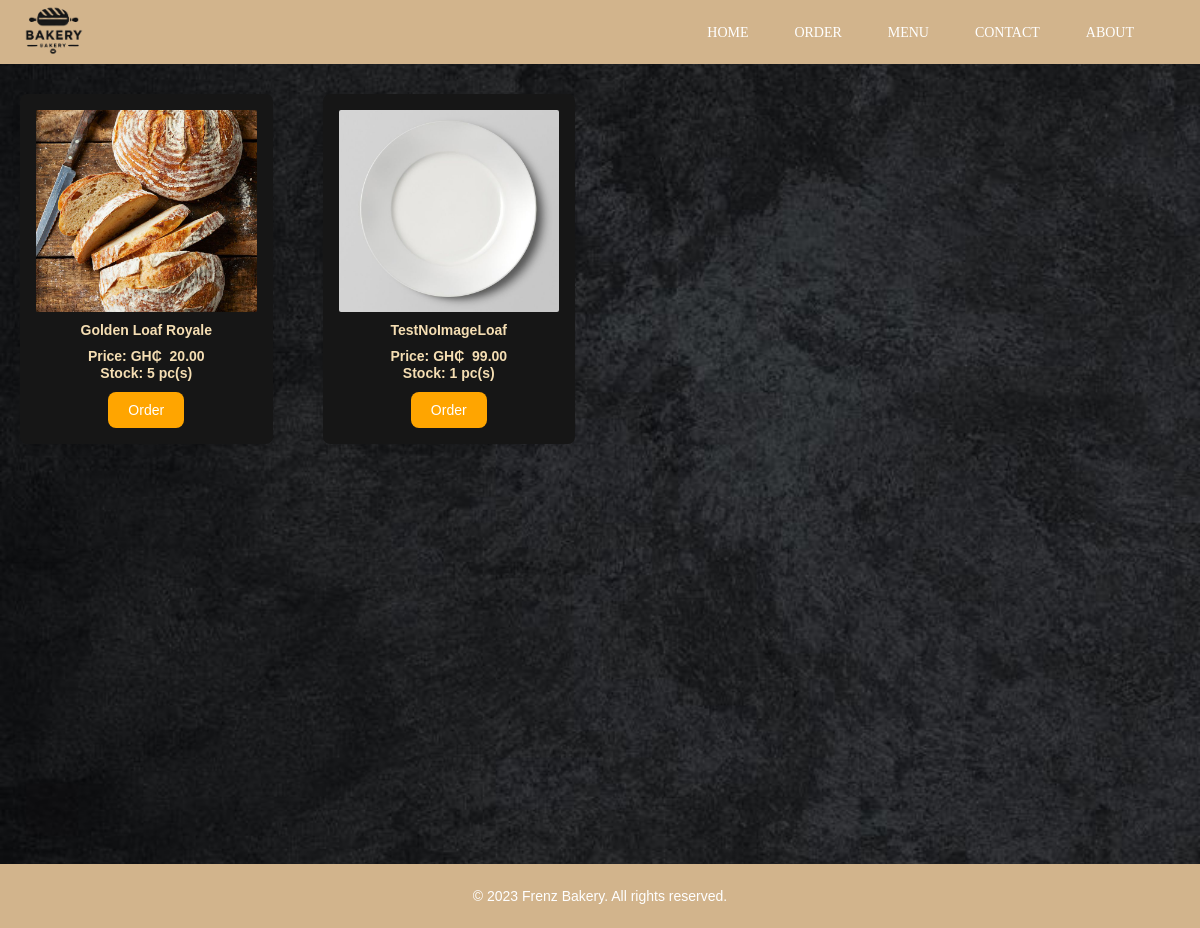
/order/, run on an earlier commit of the app's database.
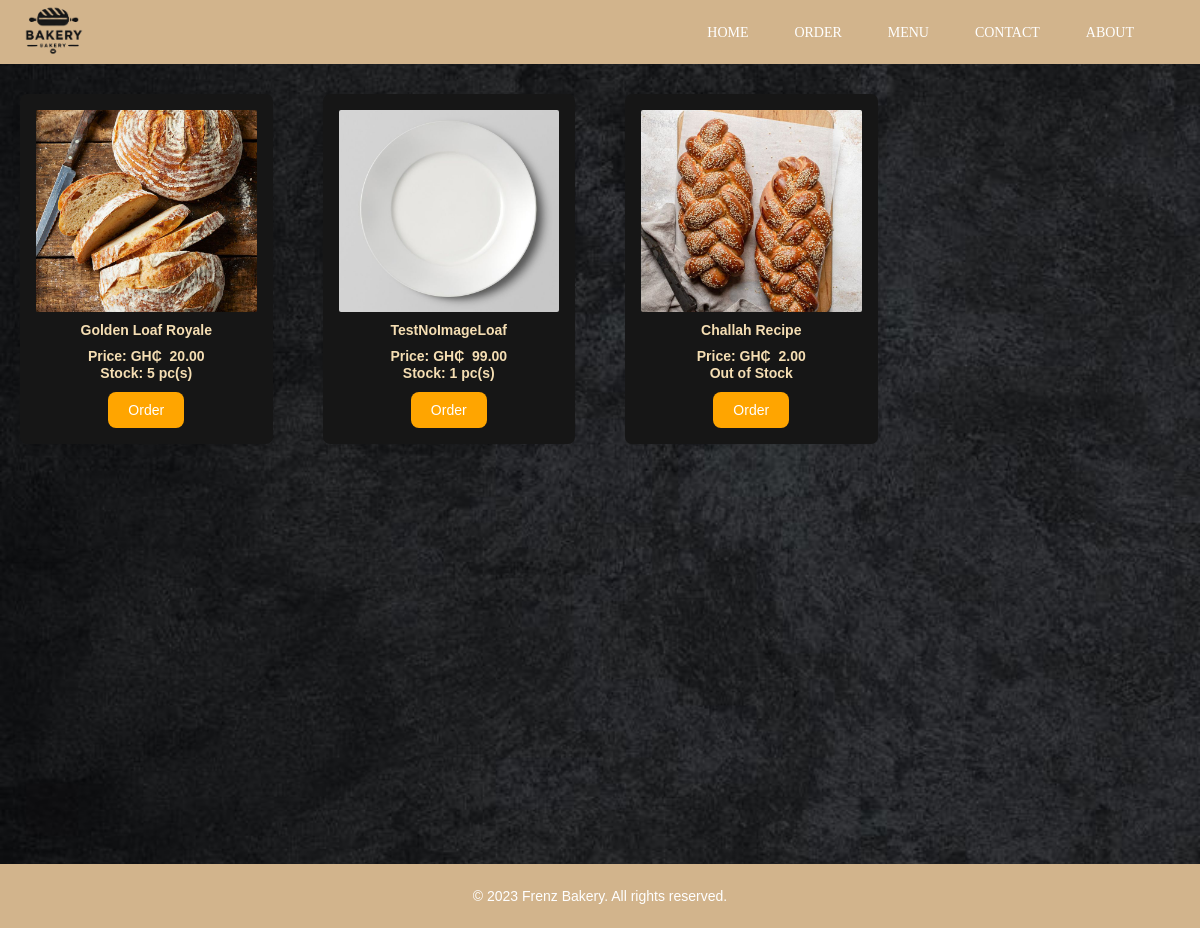
And on a later commit of the database.
### web/models.py (models this page shows, shortened)
class Product(models.Model):
    name = models.CharField(max_length=200)
    description = models.TextField(blank=True)
    price = models.DecimalField(max_digits=10, decimal_places=2)
    stock = models.PositiveIntegerField()
    image = models.ImageField(default='fallback.png', blank=True)

### web/views.py (the view)
# urls.py: path('order/', views.order, name='order'),
def order(request):
    products = Product.objects.all()
    context = {'products': products}
    return render(request, 'web/order.html', context)

### web/templates/web/order.html (shortened to what this page needs)
{% extends 'web/main.html' %}
{% load static %}
    {% block content %}
        <section class='menu'>
            {% for product in products %}
                <div class="product">
                    <div class='product-image'>
                        <img src="{{ product.image.url }}" alt="{{ product.name }}" />
                    </div>
                    <div class='product-details'>
                        <div class='product-name'>
                            <h3>{{ product.name }}</h3>
                        </div>
                        <div class='stock-details'>
                            <p>Price: GH₵ &nbsp;{{ product.price }}</p>
                            {% if product.stock == 0 %}
                                <p>Out of Stock</p>
                            {% else %}
                                <p>Stock: {{ product.stock }} pc(s) </p>
                            {% endif %}
                            <button class='order-btn'>Order</button>
                        </div>
                    </div>
                </div>
            {% endfor %}
        </section>
    {% endblock  %}

What changed in the data, as far as the page shows it:
added Product: image (picture), name "Challah Recipe", price "2.00", stock "Out of Stock"
